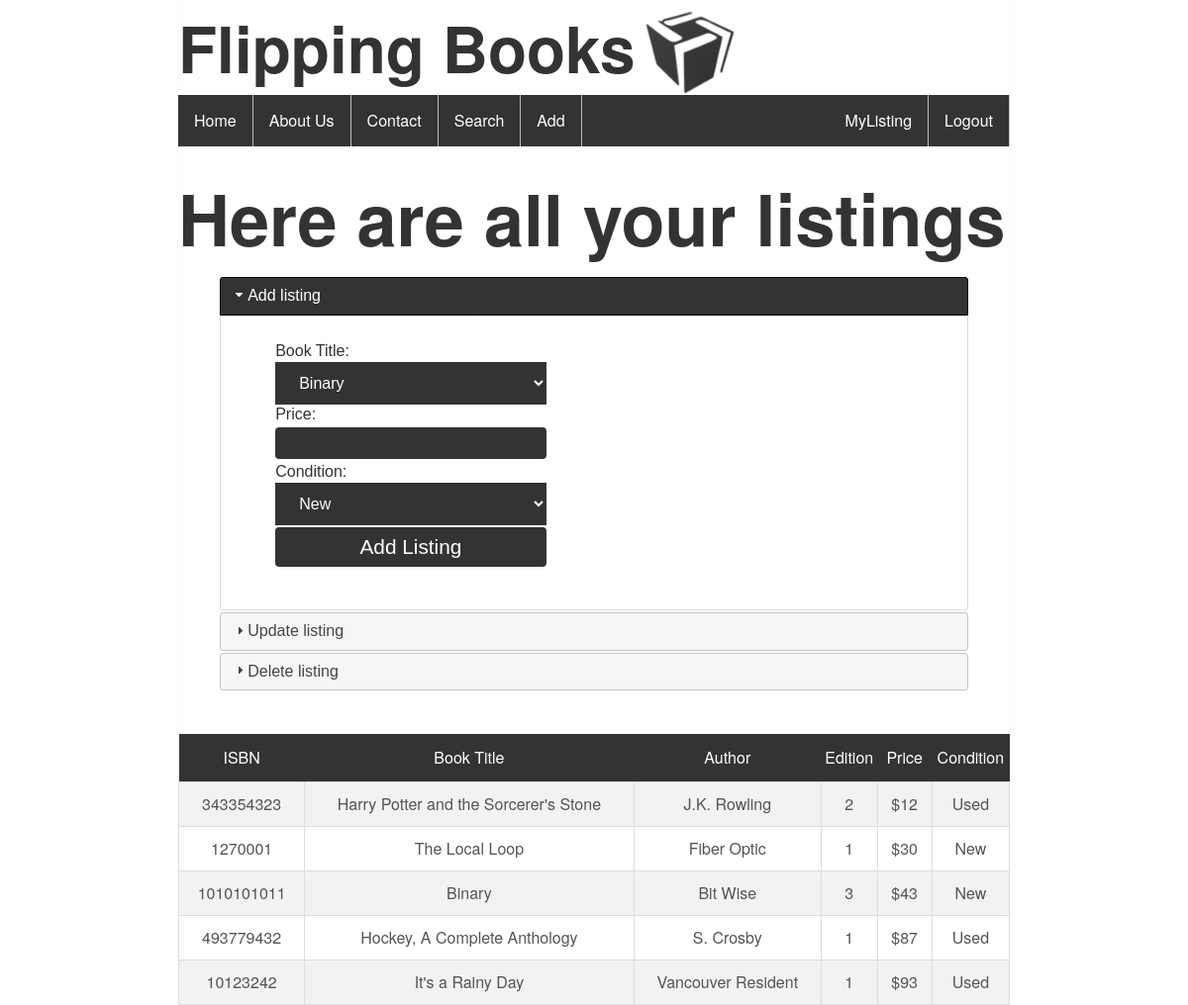
The app's page /mylisting (signed in) with its own data.
### main/models.py (models this page shows, shortened)
class Book(models.Model):
    ISBN = models.BigIntegerField(primary_key=True)
    Title = models.CharField(max_length=255)
    Author = models.CharField(max_length=255)
    Edition = models.CharField(max_length=255)

### main/views.py (the view, shortened to what this page needs)
# urls.py: url(r'^mylisting', views.my_listing, name='mylisting'),
def my_listing(request):
    if request.user.is_authenticated():
        current_user = str(request.user.id)
        add_form = AddListingForm()
        delete_form = DeleteListingForm(user=current_user)
        update_form = UpdateListingForm(user=current_user)
        error_message = None
        mine = Sql.my_listings(current_user)
        return render(request, 'main/registered/mylisting.html',
                      context={'listings': mine, 'add': add_form, 'delete': delete_form,
                               'update': update_form, 'error_message': error_message})
    else:
        return login_r(request)

### main/forms.py
class AddListingForm(forms.Form):
    def __init__(self, *args, **kwargs):
        super(AddListingForm, self).__init__(*args, **kwargs)
        self.fields['isbn'] = forms.ChoiceField(label="Book Title", choices=Ddl.add_listing(), required=True)
        self.fields['price'] = forms.IntegerField(label="Price", required=True)
        self.fields['condition'] = forms.ChoiceField(label="Condition", choices=condition, required=True)
    class Meta:
        fields = ['isbn', 'price', 'condition', ]

class DeleteListingForm(forms.Form):
    def __init__(self, *args, **kwargs):
        user = kwargs.pop('user')
        super(DeleteListingForm, self).__init__(*args, **kwargs)
        self.fields['isbn'] = forms.ChoiceField(label="Book Title", choices=Sql.get_delete_ddl(user), required=True)
    class Meta:
        fields = ['isbn']

### main/map.py (called while the page is built)
    @staticmethod
    def add_listing():
        return Sql.get_add_ddl()

### main/sql.py (called while the page is built)
def sql_str(text):
    if type(text) is int:
        return str(text)
    else:
        text = text.replace('\'', '\'\'')
        return '\'' + text + '\''

    @staticmethod
    def my_listings(current_user):
        db = connection.cursor()
        sql = "SELECT b.isbn, b.Title, b.Author, b.Edition, l.Price, l.BookCondition " \
               "FROM main_Listing l, main_Book b " \
               "WHERE l.ISBN = b.ISBN " \
               "AND l.username = " + sql_str(current_user) + " ORDER BY l.price ASC "
        db.execute(sql)
        return db.fetchall()

    @staticmethod
    def get_delete_ddl(user):
        db = connection.cursor()
        sql = "SELECT l.isbn, b.title " \
              "FROM main_listing l " \
              "JOIN main_book b ON l.isbn = b.isbn " \
              "WHERE l.username = " + sql_str(user) + " ORDER BY b.title ASC"
        db.execute(sql)
        return db.fetchall()

    @staticmethod
    def get_add_ddl():
        db = connection.cursor()
        sql = "SELECT isbn, title " \
              "FROM main_book ORDER BY title ASC"
        db.execute(sql)
        return db.fetchall()

### main/templates/main/registered/mylisting.html (shortened to what this page needs)
{%  extends 'main/base.html' %}
{% block content %}
    <h1 class="innerHeading">Here are all your listings</h1>
    <div id="accordion" style="width:90%;margin: auto;">
        <h3 class="background">Add listing</h3>
        <div>
            <form class="register-form" action="mylisting" method="post">
                {{ add.as_p }}
                <input type="submit" name="add" value="Add Listing" />
            </form>
        </div>
        <h3 class="background">Update listing</h3>
        <h3 class="background">Delete listing</h3>
    </div>
    <table class="table">
        <tr>
            <th>ISBN</th>
            <th>Book Title</th>
            <th>Author</th>
            <th>Edition</th>
            <th>Price</th>
            <th>Condition</th>
        </tr>
        {% for listing in listings %}
            <tr>
                <td>{{ listing.0 }}</td>
                <td>{{ listing.1 }}</td>
                <td>{{ listing.2 }}</td>
                <td>{{ listing.3 }}</td>
                <td>${{ listing.4 }}</td>
                <td>{{ listing.5 }}</td>
            </tr>
        {% endfor %}
    </table>
{% endblock %}

### main/templates/main/base.html (shortened to what this page needs)
<!DOCTYPE html>
<html lang="en">
<head>
    {% load static %}
    <link rel="stylesheet" type="text/css" href="{%  static 'css/style.css' %}">
    {% include 'main/includes/style.html' %}
</head>
<body>
    <div class="wrapper">
        <h1 class="heading">Flipping Books</h1>
        <img src="{% static 'images/logo_2.png'%}" alt="logo" id="logo_img">
        <div class="menubar">
            <ul>
                <li>
                    <a href="{% url 'index' %}">Home</a></li>
                <li>
                    <a href="{% url 'about' %}">About Us</a></li>
                <li>
                    <a href="{% url 'contact' %}">Contact</a></li>
                <li>
                    <a href="{% url 'search' %}">Search</a></li>
                <li>
                  <a href="{% url 'add' %}">Add</a></li>
                <li class="button">
                    <a href="{% url 'logout' %}" id="logout">Logout</a></li>
                <li class="button">
                    <a href="{% url 'mylisting' %}" id="mylisting">MyListing</a></li>
            </ul>
        </div>
        {% block content %}
        {% endblock %}
    </div>
</body>
</html>

### main/templates/main/includes/style.html (shortened to what this page needs)
<link rel="stylesheet" href="//code.jquery.com/ui/1.12.1/themes/base/jquery-ui.css">

### main/static/css/style.css (style rules this page uses)
html, body, div, span, object, iframe, h1, h2, h3, h4, h5, h6, p, blockquote, pre, abbr, address, cite, code, del, dfn, em, img, ins, kbd, q, samp, small, strong, sub, sup, var, b, i, dl, dt, dd, ol, ul, li, fieldset, form, label, legend, table, caption, tbody, tfoot, thead, tr, th, td, article, aside, canvas, details, figcaption, figure, footer, header, hgroup, menu, nav, section, summary, time, mark, audio, video { margin: 0; padding: 0; border: 0; outline: 0; font-size: 100%; vertical-align: baseline; background: transparent; }
body { line-height: 1; }
a { margin: 0; padding: 0; font-size: 100%; vertical-align: baseline; background: transparent; }
table { border-collapse: collapse; border-spacing: 0; }
input, select { vertical-align: middle; }
.wrapper { display: -webkit-flex; display: flex; -webkit-flex-flow: row wrap; flex-flow: row wrap; max-width: 70%; //background-color: ; box-shadow: 0 0 2px rgba(0, 0, 0, 0.06); color: #545454; font-family: Helvetica Neue, Helvetica, Arial, sans-serif; font-size: 16px; line-height: 1.5; margin: 0 auto; }
.heading { font-size: 4em; color: #333; }
.menubar { width: 100%; background-color: grey; }
#logo_img { width: 90px; height: 90px; clear: left; padding-left: 10px; padding-top: 5px; }
ul { list-style-type: none; margin: 0; padding: 0; overflow: hidden; background-color: #333; }
li { float: left; border-right: 1px solid #bbb; }
li a { display: block; color: white; text-align: center; padding: 14px 16px; text-decoration: none; }
.button { float: right; }
.table { width: 100%; border: 4px; border-color: BLACK; text-align: center; }
.table tr { width:100%; }

### main/templates/main/includes/style.html (style rules this page uses)
.innerHeading { width:100%; margin-top: 40px; font-size: 4.5em; color:#333; line-height: 90%; margin-bottom: 3%; height: fit-content; }
.table { border-collapse: collapse; width: 100%; text-align: center; //clear:left; float: right; }
.table tr { width:100%; }
.table td, #customers th { border: 1px solid #ddd; padding: 10px; }
.table tr:nth-child(even) { background-color: #f2f2f2; }
.table th { padding-top: 12px; padding-bottom: 12px; //background-color: #545454; background-color: #333; color: white; font-weight: normal; text-align: center; clear:left; }
form { clear:left; display: block; }
.ui-state-active { background-color: #333; color: white; border-color: black; }
.register-form select { width: 100%; padding: 12px 20px; //margin: 8px 0; box-sizing: border-box; border: none; background-color: #333; color: white; //margin-bottom: 1%; }
.register-form input[type=number] { width: 100%; padding: 4px 8px; //margin: 8px 0; box-sizing: border-box; border: none; background-color: #333; color: white; //margin-bottom: 1%; }
.register-form input { background-color: #333; color: white; padding: 8px 12px; border: none; border-radius: 4px; cursor: pointer; font-size: 1.3em; width: 100%; margin: 0 auto; margin-bottom: 1%; margin-top: 1%; }
.register-form { //margin-top: 1%; display: inline-block; width: 40%; //clear:left; //float: right; //margin-top: 10%; //margin-bottom: 5px; padding: 10px; padding-left: 20px; }
.register-form label { color:#333; }
#accordion { width: 50%; margin: auto; //height: 1%; //margin-top: -0.5%; padding-bottom: 10px; }

### records on screen
Book: ISBN "343354323", Title "Harry Potter and the Sorcerer's Stone", Author "J.K. Rowling", Edition "2", listing "12", listing "Used"
Book: ISBN "1270001", Title "The Local Loop", Author "Fiber Optic", Edition "1", listing "30", listing "New"
Book: ISBN "1010101011", Title "Binary", Author "Bit Wise", Edition "3", listing "43", listing "New"
Book: ISBN "493779432", Title "Hockey, A Complete Anthology", Author "S. Crosby", Edition "1", listing "87", listing "Used"
Book: ISBN "10123242", Title "It's a Rainy Day", Author "Vancouver Resident", Edition "1", listing "93", listing "Used"
